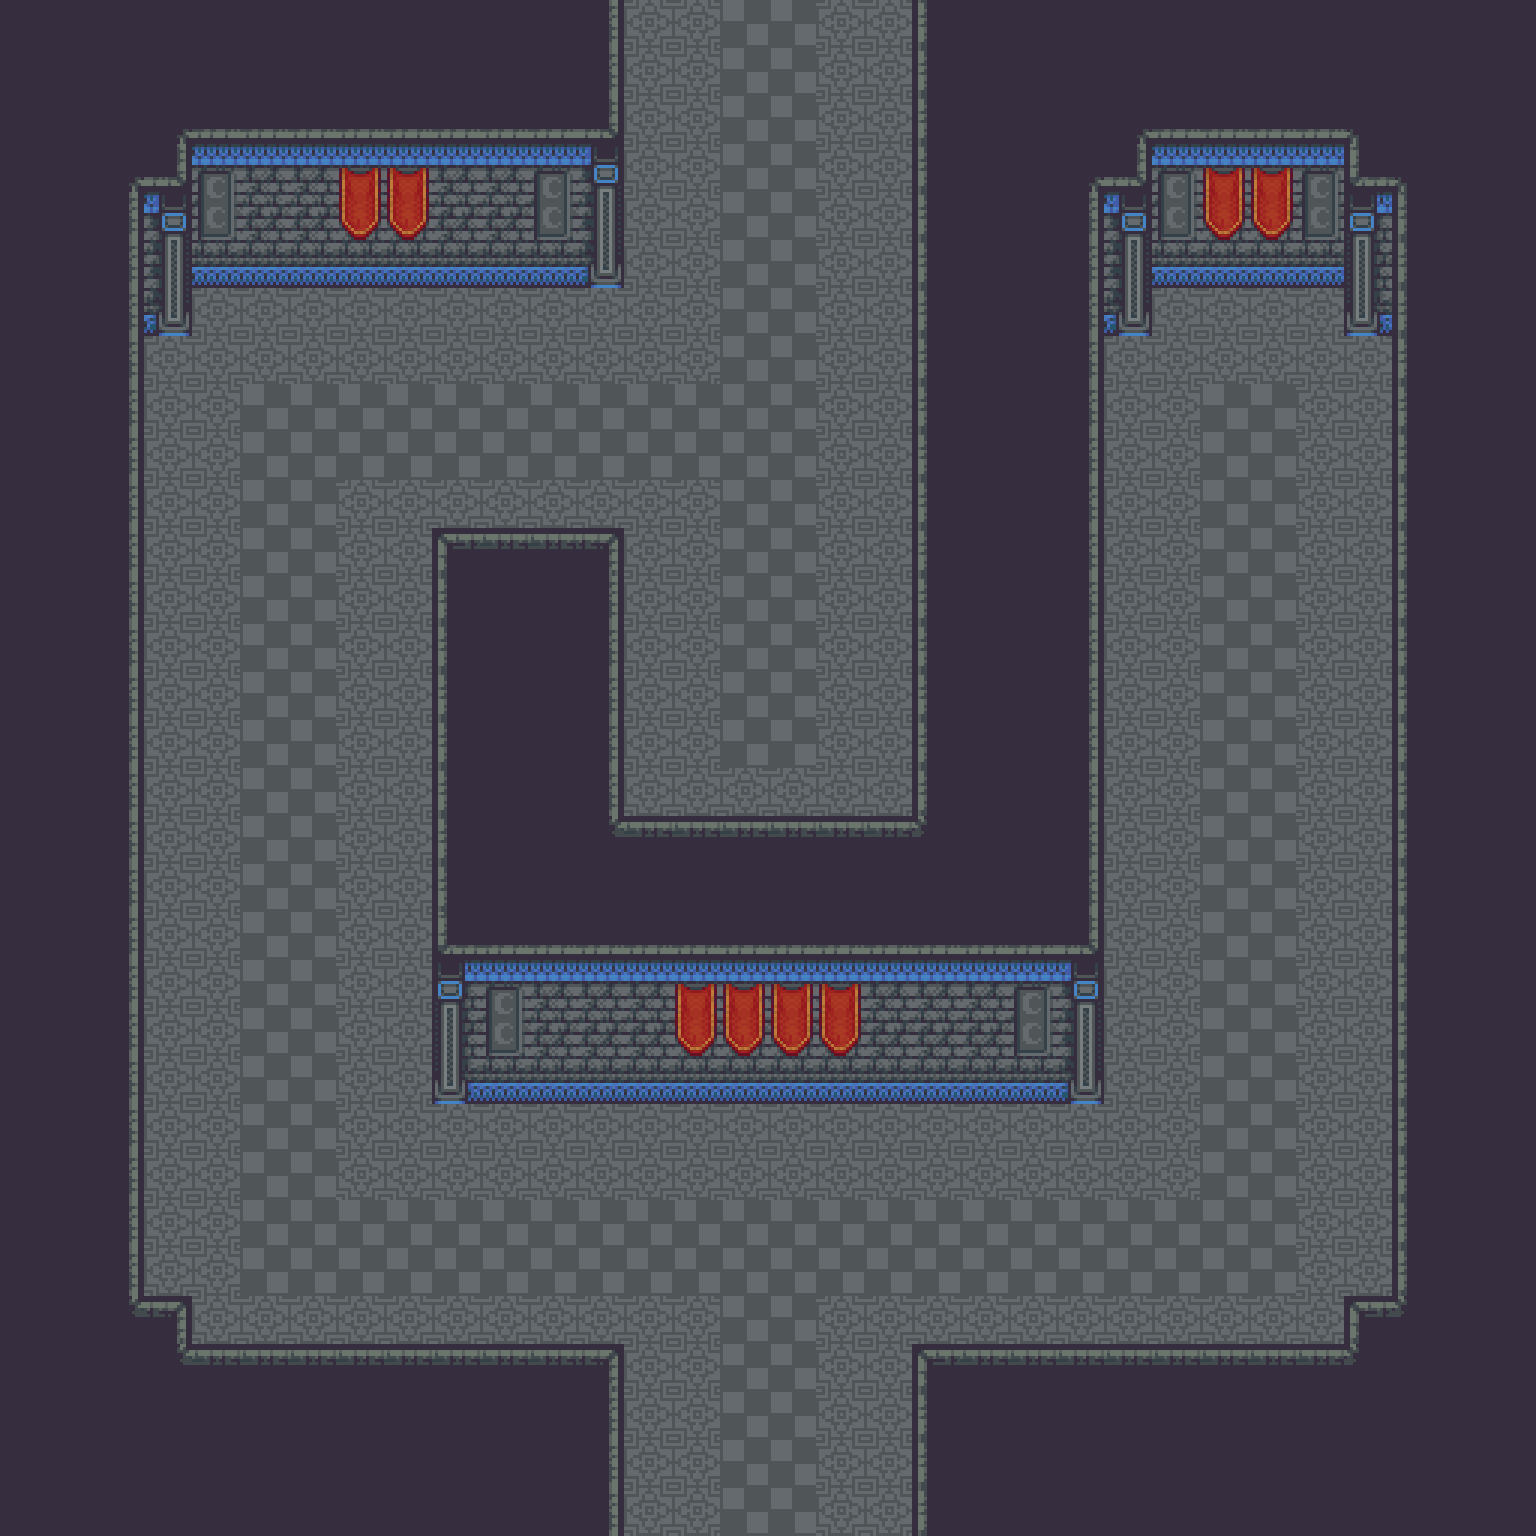

This game map was drawn from its Tiled (.tmx) file and the tilesets committed beside it. A one-line description and the trimmed map source follow:
An orthogonal 32x32 tile map with 48x48 px tiles, 2 tile layers (Floor, Furnishing) and 2 objects.

<map version="1.2" tiledversion="1.3.4" orientation="orthogonal" renderorder="right-down" width="32" height="32" tilewidth="48" tileheight="48" infinite="0" nextlayerid="4" nextobjectid="6">
 <tileset firstgid="1" source="Castle.tsx" />
 <layer id="2" name="Floor" width="32" height="32">
  <data>[1024 cells, 1024 non-empty, 2 distinct tile ids]</data>
 </layer>
 <layer id="1" name="Furnishing" width="32" height="32">
  <data>[1024 cells, 549 non-empty, 28 distinct tile ids]</data>
 </layer>
 <objectgroup id="3" name="Props">
  <object id="3" gid="235" x="1248" y="384" width="48" height="48">
   <properties>
    <property name="I" value="[ChestSpawn]" />
   </properties>
  </object>
  <object id="4" gid="235" x="672" y="768" width="48" height="48">
   <properties>
    <property name="I" value="[ChestSpawn]" />
   </properties>
  </object>
 </objectgroup>
</map>
